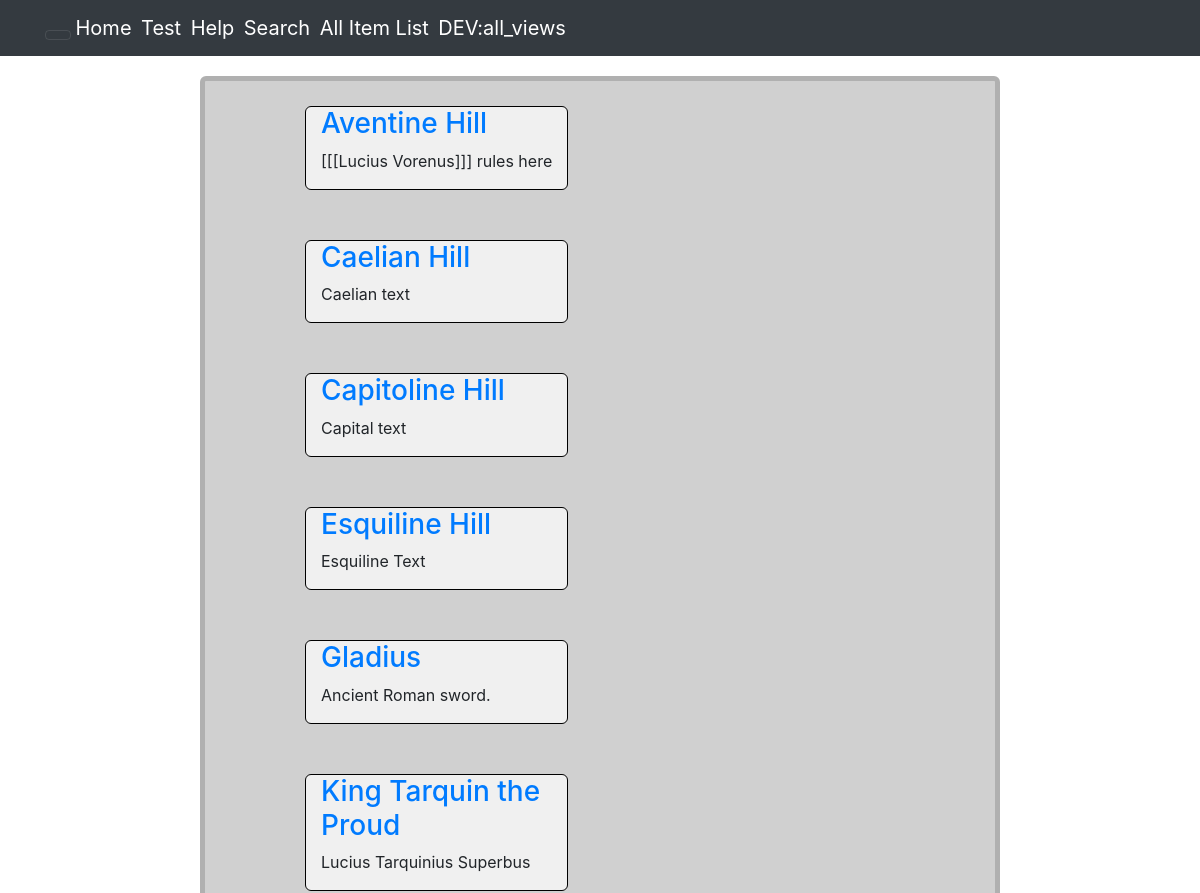
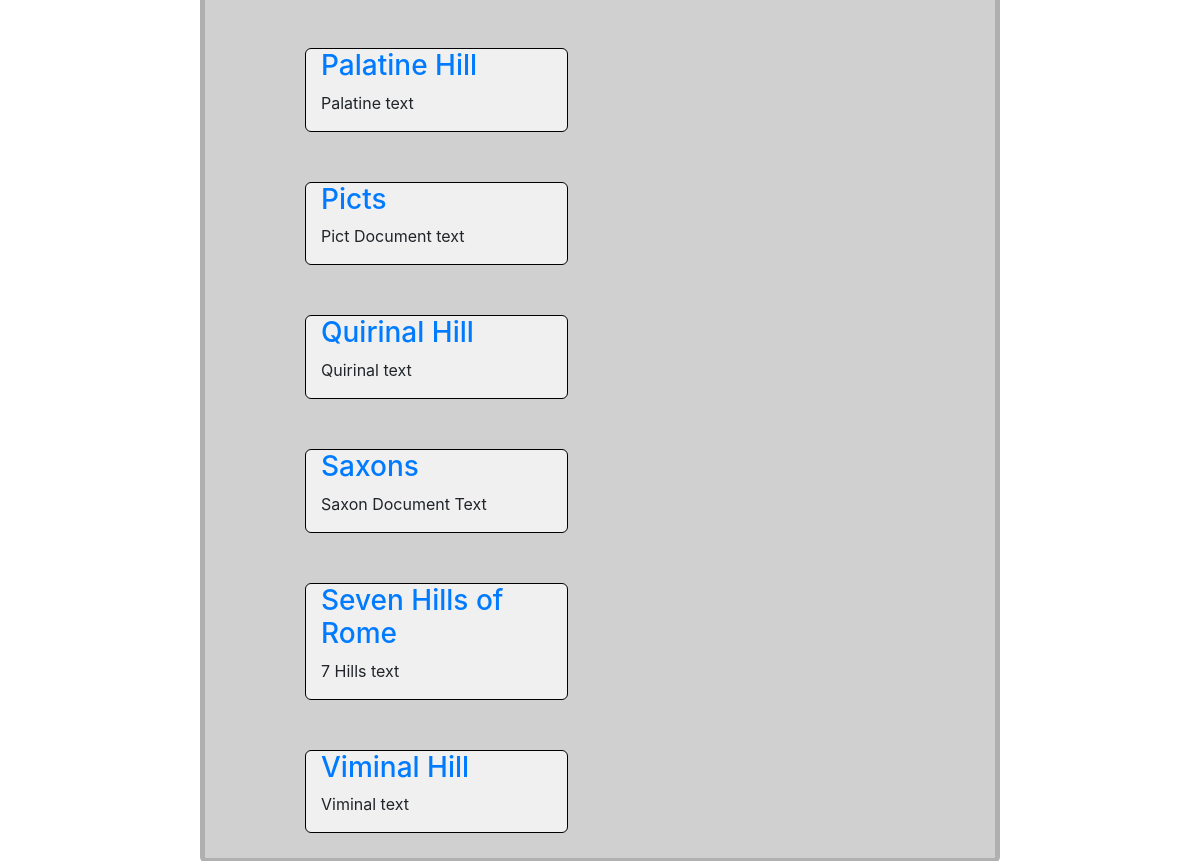
/notesfromxml/portal/History/, run on an earlier commit of the app's database (2 pictures, top to bottom).
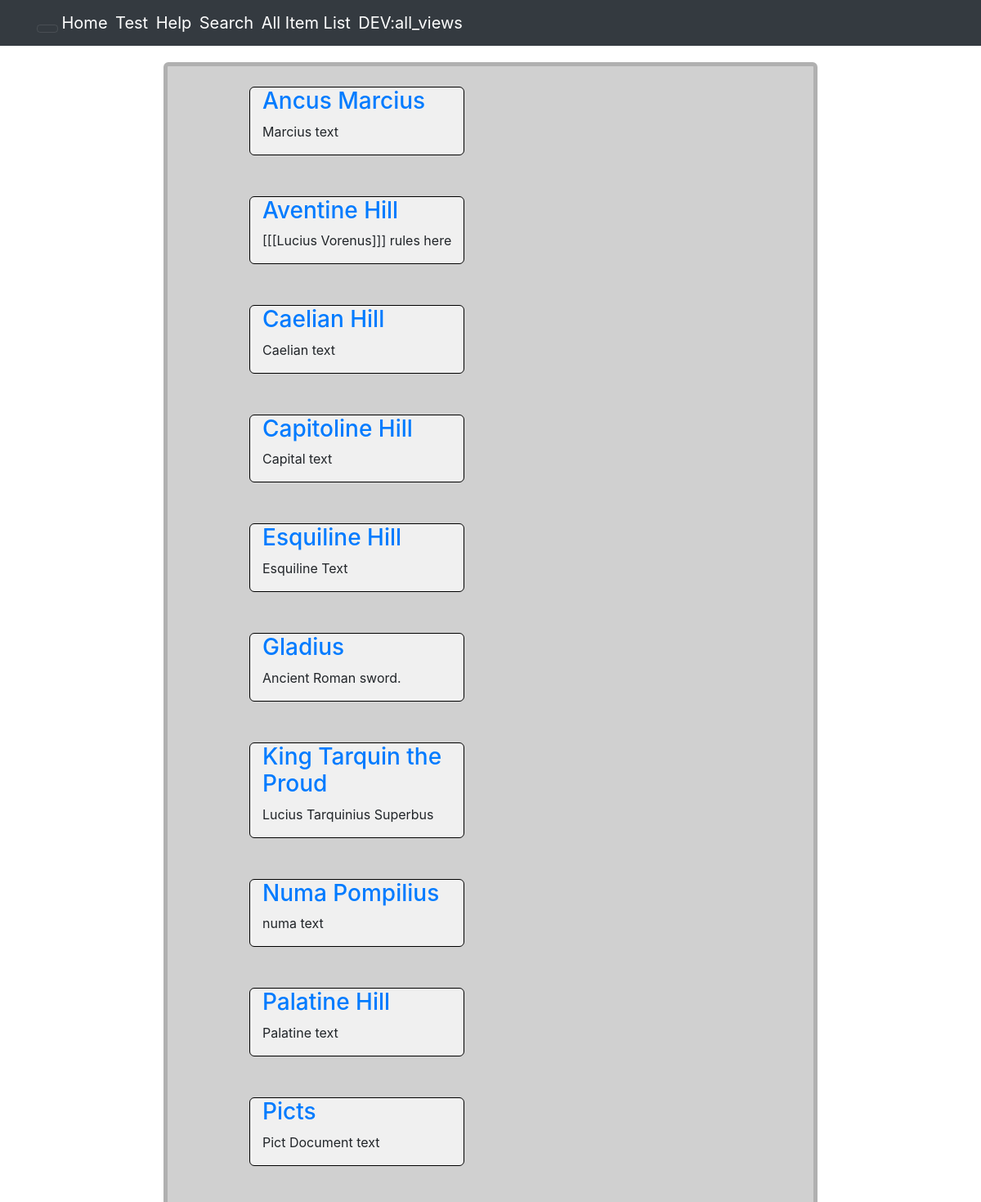
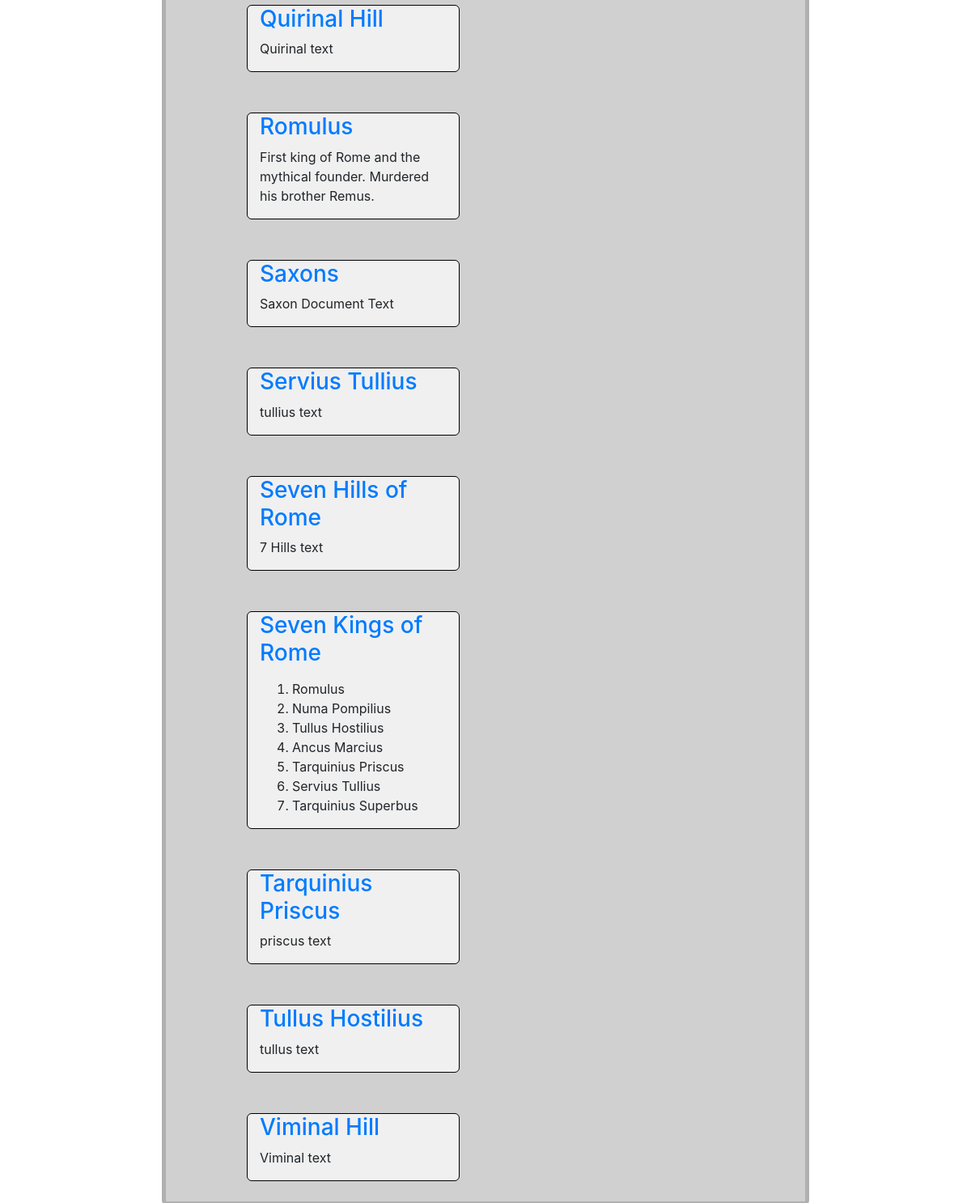
And on a later commit of the database (2 pictures, top to bottom).
### notesfromxml/models.py (models this page shows, shortened)
class Document(models.Model):
    document_name = models.TextField()
    document_text = models.TextField()
    document_image = models.ImageField(blank=True)  # This allows only 1 image for each document.

### notesfromxml/views.py (the view)
# urls.py: path('portal/<str:tag>/', views.display_portal, name='display_portal'),
def display_portal(request, tag):
    portal_docs = Document.objects.filter(tagmap__tag__tag_name=tag).order_by('document_name')
    return render(request, 'notesfromxml/display-portal.html',
                  {'documents': portal_docs})

### notesfromxml/templates/notesfromxml/display-portal.html (shortened to what this page needs)
{% extends 'notesfromxml/base.html' %}
{% load static %}
{% load app_filters %}
{% block nav-style %}mkt-nav{% endblock nav-style %}
{% block head_css_page %}
    <link href="{% static 'notesfromxml/css/display-portal.css' %}" rel="stylesheet" media="screen">
{% endblock head_css_page %}
{% block content %}
    <div class="row">
        {% for doc in documents %}
            <div class="document_wrapper col-md-4">
                <h3><a href="{% url 'notesfromxml:display_doc' doc.document_name %}">{{ doc.document_name }}</a></h3>
                <p>{{ doc.document_text| safe| truncatewords_html:50}}</p>
            </div>
        {% endfor %}
    </div>
{% endblock content %}

### notesfromxml/templates/notesfromxml/base.html (shortened to what this page needs)
<!DOCTYPE html>
<html lang="en">
<head>
    {% load static %}
    {% block head_css %}
        {% block head_css_site %}
            <link rel="stylesheet" href="https://stackpath.bootstrapcdn.com/bootstrap/4.1.0/css/bootstrap.min.css"
 media="screen"/>
            <link href="{% static 'notesfromxml/css/base.css' %}" rel="stylesheet" media="screen">
        {% endblock head_css_site %}
        {% block head_css_page %}{% endblock head_css_page %}
    {% endblock head_css %}
</head>
<body>
    <header>
        <div class="navbar navbar-dark navbar-static-top bg-dark
            {% block nav-style %}{% endblock %}">
            <div class="container p-none">
                <div class="navbar-header">
                    <button type="button" class="navbar-toggler"
                            data-toggle="collapse"
                            data-target=".navbar-collapse">
                    </button>
                    <a class="navbar-brand navbar-custom-btn" href={% url 'notesfromxml:index' %}>Home</a>
                    <a class="navbar-brand navbar-custom-btn" href={% url 'notesfromxml:display_tests' %}>Test</a>
                    <a class="navbar-brand navbar-custom-btn" href={% url 'notesfromxml:display_help' %}>Help</a>
                    <a class="navbar-brand navbar-custom-btn" href={% url 'notesfromxml:doc_by_tag' %}>Search</a>
                    <a class="navbar-brand navbar-custom-btn" href={% url 'notesfromxml:list_db_content' %}>All Item List</a>
                    <a class="navbar-brand navbar-custom-btn" href={% url 'notesfromxml:show_views' %}>DEV:all_views</a>
                </div>
            </div>
        </div>
    </header>
    <div id="site-wrapper">
        {% block content %}{% endblock content %}
    </div>
    {% block footer_javascript %}
        {% block footer_javascript_site %}
            <link rel="stylesheet" href="https://cdnjs.cloudflare.com/ajax/libs/prettify/r298/prettify.min.css">
            <link rel="stylesheet" href="//cdnjs.cloudflare.com/ajax/libs/highlight.js/9.12.0/styles/default.min.css">
        {% endblock footer_javascript_site %}
    {% endblock footer_javascript %}
</body>
</html>

### notesfromxml/static/notesfromxml/css/base.css (style rules this page uses)
.navbar-brand { margin-right: 5px; }

### notesfromxml/static/notesfromxml/css/display-portal.css (style rules this page uses)
.row { margin-left: 200px; margin-right: 200px; margin-top: 20px; background-color: #d0d0d0; border: 5px solid #b0b0b0; border-radius: 6px; }
.document_wrapper { border: 1px solid black; border-radius: 6px; margin: 25px 100px; background-color: #f0f0f0; }

What changed in the data, as far as the page shows it:
added Document: document_name "Ancus Marcius", document_text "Marcius text"
added Document: document_name "Numa Pompilius", document_text "numa text"
added Document: document_name "Romulus", document_text "First king of Rome and the mythical founder. Murdered his brother Remus."
added Document: document_name "Servius Tullius", document_text "tullius text"
added Document: document_name "Seven Kings of Rome", document_text "Romulus Numa Pompilius Tullus Hostilius Ancus Marcius Tarquinius Priscus Servius Tullius Tarquinius Superbus"
added Document: document_name "Tarquinius Priscus", document_text "priscus text"
added Document: document_name "Tullus Hostilius", document_text "tullus text"
